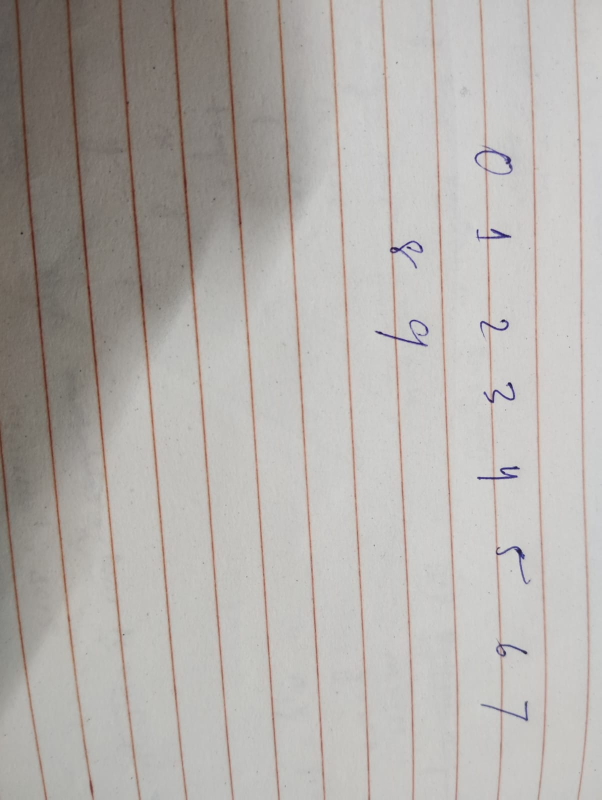
#> input picture data/custom_trials/trial_01_phone_lined_paper/self.jpeg, 1204 x 1600 px, found by its file name (shown at 1/2 size)
$ python evaluate_self_image.py
#> lines starting #> are read from the running program, lines starting #| are printed output that depends on the picture; after the words box and inside, x2 and y2 are one past the last pixel; in counts of white or black regions, pixels touching at a corner belong together
"""
Evaluation Script for User's Handwriting (self.jpeg)
===================================================
Processes the user's actual handwriting photo `self.jpeg`:
1. Corrects orientation (counter-clockwise 90° rotation).
2. Filters out red lined-paper rules and isolates blue pen ink.
3. Automatically segments all 10 handwritten digits (0 through 9).
4. Shows both the real photo crop and the 8x8 model representation.
5. Predicts each digit using the trained SVM model.
6. Generates a 10-digit diagnostic gallery saved to images/self_handwriting_evaluation.png.
"""

import os
import sys
import warnings

# Ensure UTF-8 output encoding on Windows console
if sys.platform.startswith('win'):
    try:
        sys.stdout.reconfigure(encoding='utf-8')
        sys.stderr.reconfigure(encoding='utf-8')
    except Exception:
        pass

warnings.filterwarnings('ignore')

import joblib
import numpy as np
import matplotlib.pyplot as plt
from PIL import Image
import scipy.ndimage as ndi


def evaluate_user_image(image_path="self.jpeg",
                        model_path="models/best_digits_svm_model.joblib",
                        scaler_path="models/minmax_scaler.joblib",
                        output_path="images/self_handwriting_evaluation.png"):
#> called with image_path = 'self.jpeg', model_path = 'models/best_digits_svm_model.joblib', scaler_path = 'models/minmax_scaler.joblib', output_path = 'images/self_handwriting_evaluation.png'
    if not os.path.exists(image_path):
        raise FileNotFoundError(f"Image not found: {image_path}")

    print(f">> [1/4] Loading and orienting '{image_path}'...")
    # Rotate 90° counter-clockwise to make notebook text upright
    img = Image.open(image_path).rotate(90, expand=True)
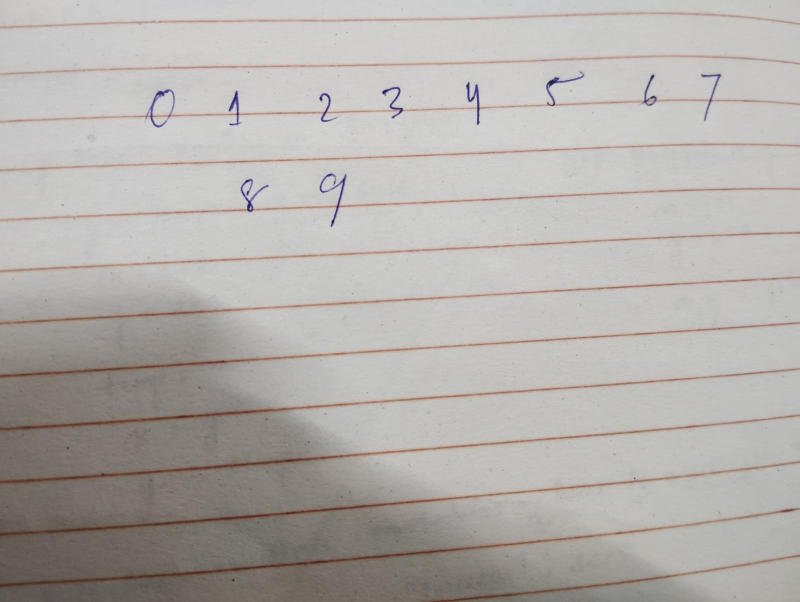
#> img: PIL image 1600x1204 RGB (shown at 1/2 size); mean R, G, B 179.2, 175.3, 171.5
    arr = np.array(img, dtype=np.float32)

    print(">> [2/4] Isolating blue pen ink and suppressing notebook lines...")
    r, g, b = arr[:, :, 0], arr[:, :, 1], arr[:, :, 2]
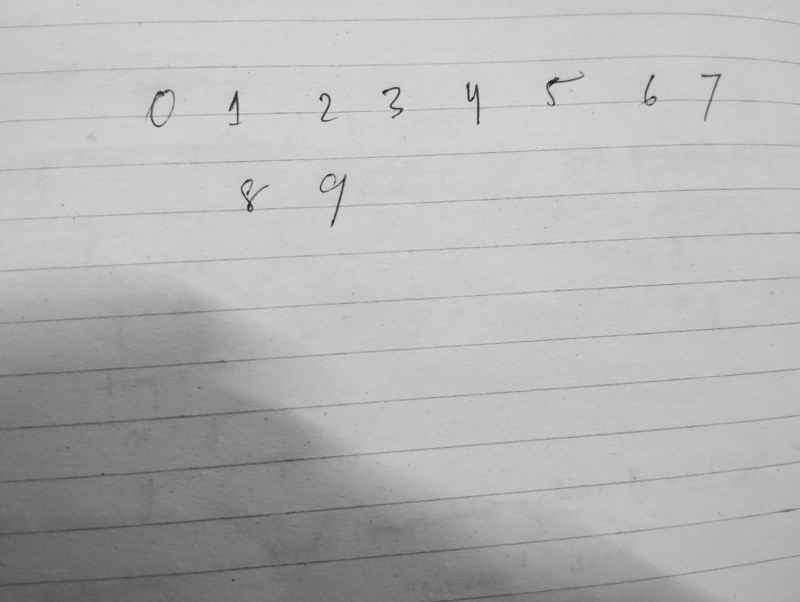
#> r: shape (1204, 1600) float32 (shown at 1/2 size); min 21, max 220, mean 179.2
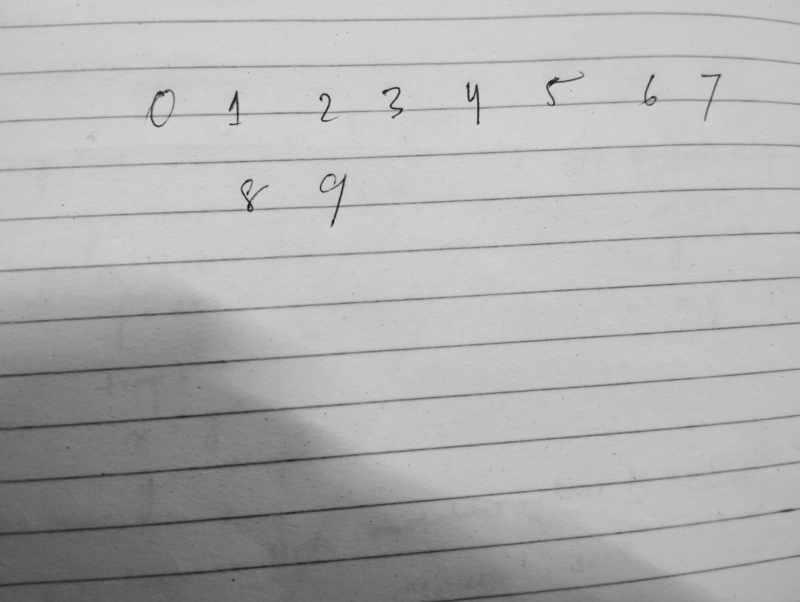
#> g: shape (1204, 1600) float32 (shown at 1/2 size); min 14, max 217, mean 175.3
    brightness = (r + g + b) / 3.0
    blue_ink = (brightness < 160) & ((b - r) > 10)
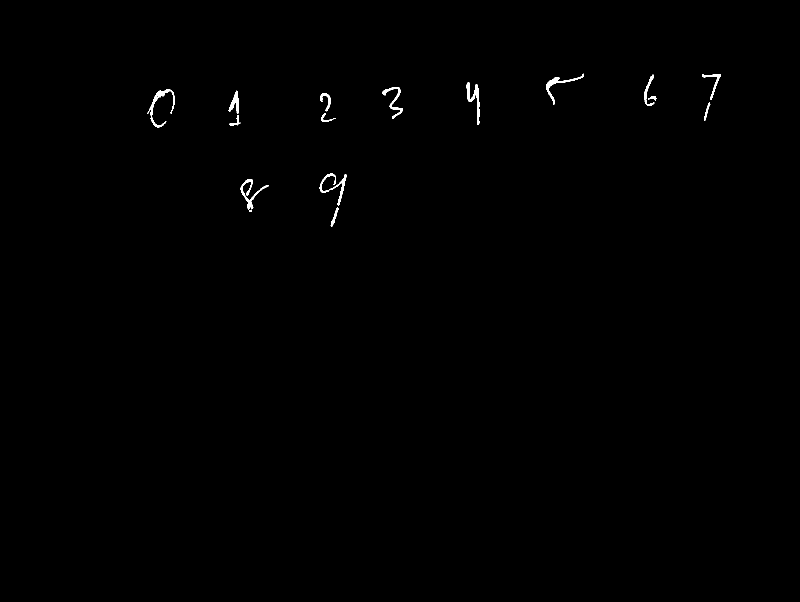
#> blue_ink: shape (1204, 1600) bool (shown at 1/2 size); 0.31% white; 16 white regions (1 under 20 px), largest, box (x1, y1, x2, y2) and area: (294, 179, 350, 255) 743, (932, 164, 960, 250) 668, (639, 347, 693, 411) 667

    print(">> [3/4] Segmenting all 10 handwritten digits...")
    dilated = ndi.binary_dilation(blue_ink, iterations=6)
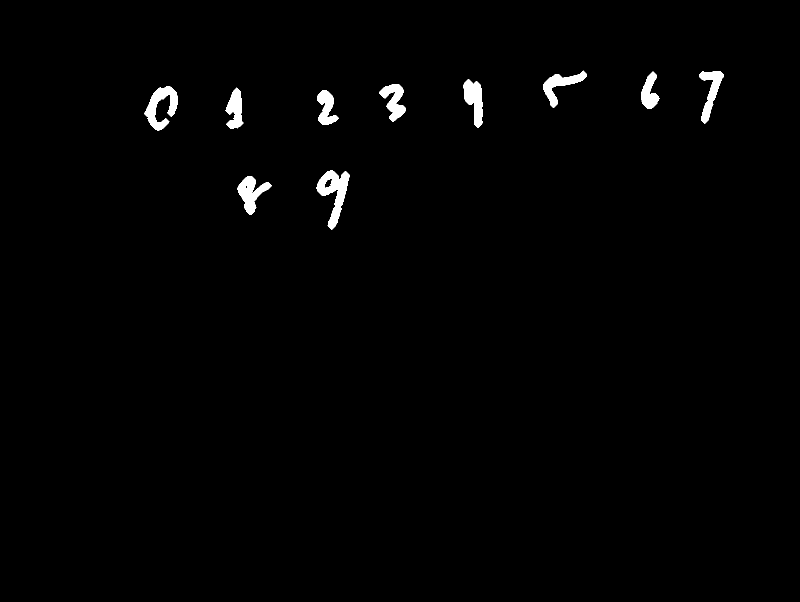
#> dilated: shape (1204, 1600) bool (shown at 1/2 size); 1.1% white; 10 white regions, largest, box (x1, y1, x2, y2) and area: (633, 341, 699, 459) 3297, (288, 173, 356, 261) 2747, (475, 352, 543, 430) 2359
    labeled, num_feats = ndi.label(dilated)
#> labeled: shape (1204, 1600) int32; 11 distinct labels, from 0 to 10
#> num_feats = 10
    objects = ndi.find_objects(labeled)
#> objects = 10 items

    boxes = []
    for sl in objects:
        if np.sum(blue_ink[sl]) > 100:
            boxes.append((sl[0].start, sl[0].stop, sl[1].start, sl[1].stop))
#> this loop made 10 passes
#> after the loop, boxes = [(141, 216, 1086, 1174), (142, 248, 1398, 1448), (143, 218, 1282, 1319), (158, 256, 926, 966), (168, 243, 758, 812), (173, 261, 288, 356), (175, 257, 451, 487), (180, 250, 634, 678), (341, 459, 633, 699), (352, 430, 475, 543)]

    # Split into Row 1 (digits 0-7, Y < 300) and Row 2 (digits 8-9, Y >= 300)
    row1 = sorted([b for b in boxes if (b[0] + b[1]) / 2 < 300], key=lambda b: b[2])
#> row1 = [(173, 261, 288, 356), (175, 257, 451, 487), (180, 250, 634, 678), (168, 243, 758, 812), (158, 256, 926, 966), (141, 216, 1086, 1174), (143, 218, 1282, 1319), (142, 248, 1398, 1448)]
    row2 = sorted([b for b in boxes if (b[0] + b[1]) / 2 >= 300], key=lambda b: b[2])
#> row2 = [(352, 430, 475, 543), (341, 459, 633, 699)]
    digits_order = row1 + row2
#> digits_order = [(173, 261, 288, 356), (175, 257, 451, 487), (180, 250, 634, 678), (168, 243, 758, 812), (158, 256, 926, 966), (141, 216, 1086, 1174), (143, 218, 1282, 1319), (142, 248, 1398, 1448), (352, 430, 475, 543), (341, 459, 633, 699)]

#> (the run stopped early here; a loop or call above may not have finished)
